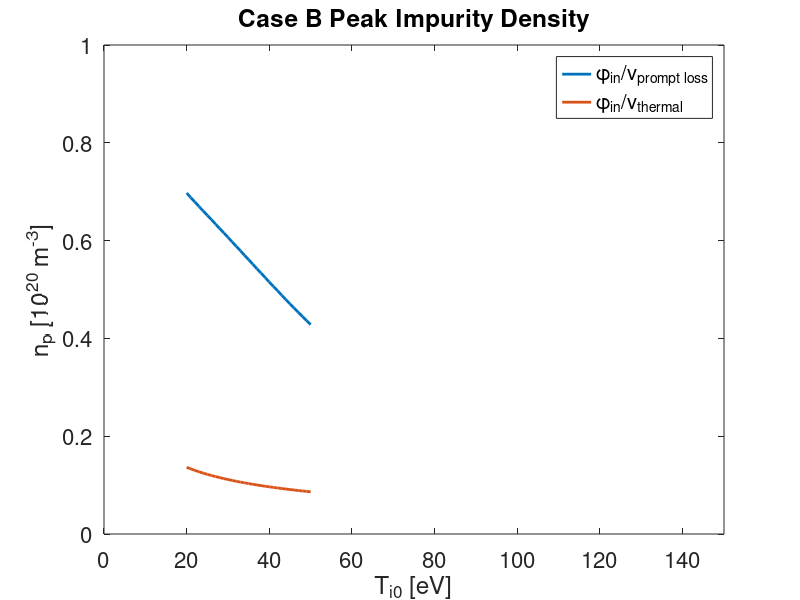
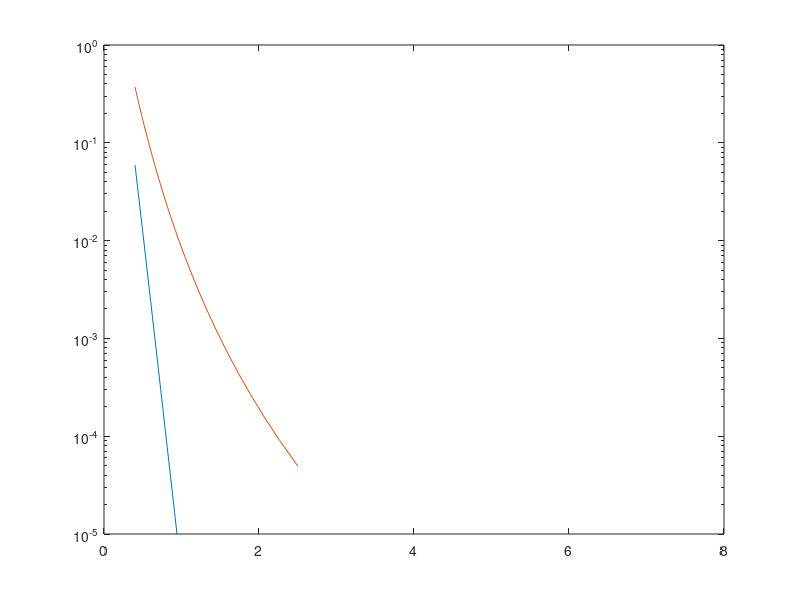

Write the MATLAB code that produced these figures, in order.

clear all
close all

Ti0=linspace(20,50,31);
m=12;
mz=m;
Z=4;
fcond = 1;
n0=1e19;
Mi=.1;
k0e=2000;
mD=2;
mi=mD;
sinj=5;
sv=10.85;

phi_in = 1.73e23;
vTh = sqrt(Ti0*1.602e-19./m./1.66e-27);
tau_s = m*Ti0.*(Ti0/mD).^0.5./(6.8e4*(1+mD/m)*n0/1e18*(Z^2)*15);
vdiff = vTh.*vTh.*tau_s./sinj;
cs = sqrt((2*1.602e-19*Ti0)/mD/1.66e-27);
vB = -Mi*sqrt((2*1.602e-19*Ti0)/mD/1.66e-27);


mu = mz/(mz+mi);
Beta_i = 3*(mu+5*sqrt(2)*Z^2*(1.1*mu^(5/2) - 0.35*mu^(3/2)) - 1)/(2.6-2*mu + 5.4*mu^2)
s=sinj;
gamma=7;
mz=12;
mD=2
cs0=sqrt(2*Ti0*1.602e-19/mD/1.66e-27);
P=gamma*n0*cs0.*Ti0.*1.602e-19;
a = 7/2*fcond*P/k0e./Ti0.^(7/2);
Ts_s = Ti0.*(1+7/2*fcond*P*s/k0e./Ti0.^(7/2)).^(2/7);
tau_ss = m*Ts_s.*(Ts_s/mD).^0.5./(6.8e4*(1+mD/m)*n0/1e18*(Z^2)*15);
dTids = Ti0.*(2*a./7./(a*s+1).^(5/7));
vTi = 1.602e-19/1.66e-27/m*Beta_i*tau_ss.*dTids;
vpl = vdiff - vB - vTi;
figure(1)
plot(Ti0,phi_in./vpl./1e20,'lineWidth',2)
hold on
plot(Ti0,phi_in./vTh./1e20,'lineWidth',2)
title('Case B Peak Impurity Density')
xlabel('T_{i0} [eV]')
ylabel('n_p [10^{20} m^{-3}]')
axis([0 150 0 1])
set(gca,'fontsize',16)
legend('\phi_{in}/v_{prompt loss}','\phi_{in}/v_{thermal}')
np=phi_in./vpl;




cs0=sqrt(2*Ti0*1.602e-19/mD/1.66e-27);
P=gamma*n0*cs0.*Ti0.*1.602e-19;
k0e=2000;
nS = 10000;
delta_s = (sv-sinj)/nS;
FFf=0*Ti0;
FiGf=0*Ti0;

FFf0 = mz*1.66e-27*(0.1*cs0)./Ti0./1.602e-19./tau_s.*(sv-sinj);
Ts_sv0 =   Ti0.*(1+7/2*fcond*P*sv/k0e./Ti0.^(7/2)).^(2/7);
Ts_sinj0 = Ti0.*(1+7/2*fcond*P*sinj/k0e./Ti0.^(7/2)).^(2/7);
FiGf0 = (Beta_i-1)*log(Ts_sv0/Ts_sinj0);
nz_np0 = exp(-FFf0+FiGf0);
figure(2)
semilogy(1./(Ti0.^2)*1e3,nz_np0.*np.*vTi./1.73e23)
hold on

for i=1:nS
    s = sinj+(i-1)*delta_s;
    Ts_s = Ti0.*(1+7/2*fcond*P*s/k0e./Ti0.^(7/2)).^(2/7);
    tau_ss = m*Ts_s.*(Ts_s/mD).^0.5./(6.8e4*(1+mD/m)*n0/1e18*(Z^2)*15);
    FFf = FFf+ mz*1.66e-27*(Mi*cs0)./Ts_s./1.602e-19./tau_ss.*delta_s;
    FiGf = FiGf + (Beta_i-1)*Ti0.*(2*a./7./(a*s+1).^(5/7))./Ts_s*delta_s;
end


nz_np = exp(-FFf+FiGf0);
figure(2)
semilogy(1./(Ti0.^2)*1e3,nz_np.*np.*vTi./1.73e23)
% semilogy(1./(Ti0.^2)*1e4,exp(-40000./(Ti0.^2)))
axis([0 8 1e-5 1])
nz_np.*np.*vTi./1.73e23;